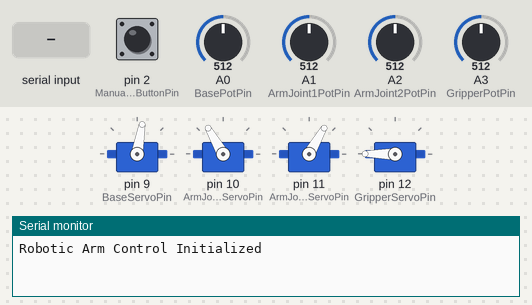
A program run on a simulated Arduino Uno, built with avr-gcc and run on an emulated ATmega328P. On the bench: 4 × servo, the last lines printed to the serial monitor. The test bench sets the inputs (shaded band); at power-on: pin 2 (ManualModeButtonPin) LOW, A0 (BasePotPin) = 512, A1 (ArmJoint1PotPin) = 512, A2 (ArmJoint2PotPin) = 512, A3 (GripperPotPin) = 512.

Above: at 2.2 s.
2.3 s: pin 2 (ManualModeButtonPin) pulled HIGH for 1 s
At 2.45 s:
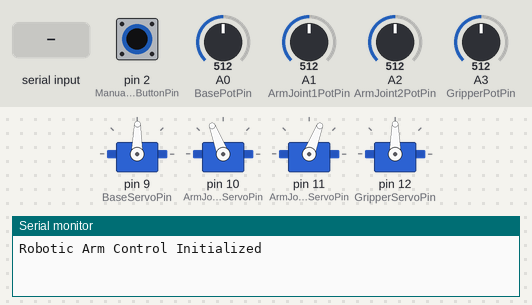
At 3.2 s:
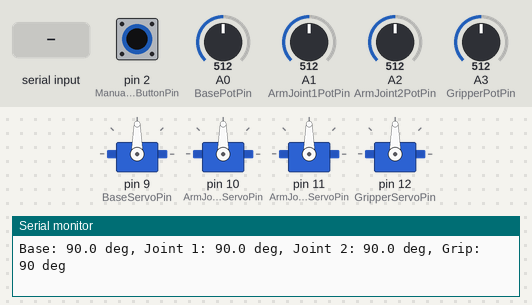
4.8 s: "W" received over Serial
6.3 s: pin 2 (ManualModeButtonPin) pulled HIGH for 3.2 s
At 8.1 s:
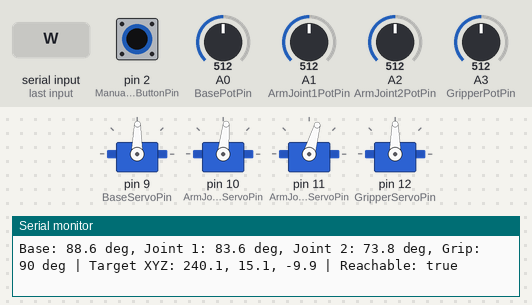
11.0 s: "D" received over Serial
Timing chart, 0 to 13.5 s (numbered marks = the images above; inputs shaded):
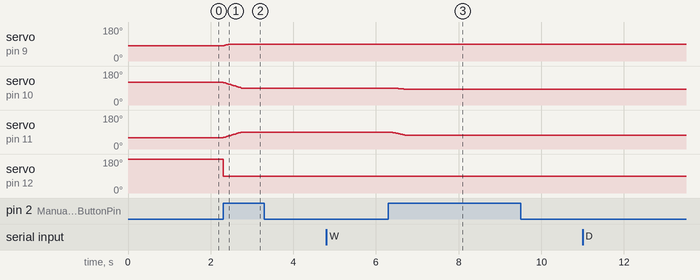

Measured:
- after the input at 2.3 s, servo on pin 9 (BaseServoPin): 80° → 90° at once; servo on pin 10 (ArmJoint1ServoPin): moves from 120° to 90° over 0.44 s, starting at once; servo on pin 11 (ArmJoint2ServoPin): moves from 60° to 90° over 0.44 s, starting at once; servo on pin 12 (GripperServoPin): 180° → 90° at once
- after the input at 6.3 s, servo on pin 9 (BaseServoPin): 90° → 89° after 0.17 s; servo on pin 10 (ArmJoint1ServoPin): 90° → 89° after 0.11 s, → 88° 0.07 s later, → 86° 0.06 s later, → 84° 0.11 s later; servo on pin 11 (ArmJoint2ServoPin): moves from 90° to 74° over 0.33 s, starting after 0.06 s

The program:

main.cpp
```cpp
#include <Arduino.h>
#include <ArmController.h>

/*

***************************************************************************
***************************************************************************
*** Project: Robotic Arm Control for 3MC3 - Motion Control and robotics ***
*** Brought to you by Vic Cuatico, Nahor Debesay, and Parsa Hashemi     ***
***                                                                     ***
*** Hardware Configuration:                                             ***
*** - Base Servo: Pin 9                                                 ***
*** - Arm Joint 1 Servo (Left Servo): Pin 10                            ***
*** - Arm Joint 2 Servo (Right Servo): Pin 11                           ***
*** - Gripper Servo: Pin 12                                             ***
***************************************************************************
***************************************************************************

*/


ArmController Arm;

const int WorldXMin = 120, WorldXMax = 360;
const int WorldYMin = -120, WorldYMax = 150;
const int WorldZMin = -120, WorldZMax = 100;

//Manual mode selection
bool ManualMode = false; // Set to true for manual control, false for automatic control
enum PotentiometerMode { DegreeMode, WorldMode };
PotentiometerMode CurrentPotentiometerMode = DegreeMode;

//Manual control variables
  // Pin assignments
  const int ManualModeButtonPin = 2; // Pin for manual mode button

#if defined(ARDUINO_ARCH_ESP32) //This is when I move to Esp32
  const int BaseServoPin = 18;
  const int ArmJoint1ServoPin = 19;
  const int ArmJoint2ServoPin = 21;
  const int GripperServoPin = 22;
  const int BasePotPin = 32;
  const int ArmJoint1PotPin = 33;
  const int ArmJoint2PotPin = 34;
  const int GripperPotPin = 35;
#else
  const int BaseServoPin = 9; // Pin for base servo
  const int ArmJoint1ServoPin = 10; // Pin for arm joint 1 servo
  const int ArmJoint2ServoPin = 11; // Pin for arm joint 2 servo
  const int GripperServoPin = 12; // Pin for gripper servo

  const int BasePotPin = A0; // Pin for base potentiometer
  const int ArmJoint1PotPin = A1; // Pin for arm joint 1 potentiometer
  const int ArmJoint2PotPin = A2; // Pin for arm joint 2 potentiometer
  const int GripperPotPin = A3; // Pin for gripper potentiometer
#endif

  //manual control functions
  void ManualControl();

  //Automatic control functions
  void AutomaticControl();


void setup()
{
  Serial.begin(9600); // Initialize serial communication for debugging

  Arm.begin(BaseServoPin, ArmJoint1ServoPin, ArmJoint2ServoPin, GripperServoPin);

  //manual control pin modes
  pinMode(BasePotPin, INPUT);
  pinMode(ArmJoint1PotPin, INPUT);
  pinMode(ArmJoint2PotPin, INPUT);
  pinMode(GripperPotPin, INPUT);
  pinMode(ManualModeButtonPin, INPUT);

  Serial.println("Robotic Arm Control Initialized");
  delay(1000); // Wait for a second before starting the loop
}

void loop()
{
  if (Serial.available() > 0) //Future ready for manual control via serial commands in bluetooth or USB serial communication. For now, it will switch between manual and automatic modes based on the received command.
  {
    char command = Serial.read();
    if (command == 'W' || command == 'w')
    {
      CurrentPotentiometerMode = WorldMode;
      Serial.println("World XYZ Mode");
    }
    else if (command == 'D' || command == 'd')
    {
      CurrentPotentiometerMode = DegreeMode;
      Serial.println("Degree Mode");
    }
  }

  ManualMode = digitalRead(ManualModeButtonPin) == HIGH;

  if (ManualMode)
  {
    ManualControl();
  }
  else
  {
    AutomaticControl();
  }

}


void ManualControl()
{
  int GripperPosition = map(analogRead(GripperPotPin), 0, 1023, 0, 180); // Map potentiometer value to servo angle
  Arm.setManualGripperPosition(GripperPosition);
  bool reachable = true;
  float x = 0.0f, y = 0.0f, z = 0.0f;

  if (CurrentPotentiometerMode == WorldMode)
  {
    static float fx = 512, fy = 512, fz = 512;          // smoothed pot readings
    fx += 0.2f * (analogRead(BasePotPin)      - fx);
    fy += 0.2f * (analogRead(ArmJoint1PotPin) - fy);
    fz += 0.2f * (analogRead(ArmJoint2PotPin) - fz);

    x = WorldXMin + (WorldXMax - WorldXMin) * fx / 1023.0f;
    y = WorldYMin + (WorldYMax - WorldYMin) * fy / 1023.0f;
    z = WorldZMin + (WorldZMax - WorldZMin) * fz / 1023.0f;
    reachable = Arm.moveToPosition(x, y, z, ManualModeButtonPin);
  }
  else
  {
    int BasePosition = map(analogRead(BasePotPin), 0, 1023, 0, 180); // Map potentiometer value to servo angle
    int ArmJoint1Position = map(analogRead(ArmJoint1PotPin), 0, 1023, 0, 180); // Map potentiometer value to servo angle
    int ArmJoint2Position = map(analogRead(ArmJoint2PotPin), 0, 1023, 0, 180); // Map potentiometer value to servo angle

    Arm.moveJoints(BasePosition, ArmJoint1Position, ArmJoint2Position, 1, ManualModeButtonPin);
  }

  static unsigned long LastManualStatusTime = 0;
  if (millis() - LastManualStatusTime >= 250)
  {
    Serial.print("Base: ");
    Serial.print(Arm.baseAngle(), 1);
    Serial.print(" deg, Joint 1: ");
    Serial.print(Arm.armJoint1Angle(), 1);
    Serial.print(" deg, Joint 2: ");
    Serial.print(Arm.armJoint2Angle(), 1);
    Serial.print(" deg, Grip: ");
    Serial.print(Arm.gripperAngle());
    Serial.print(" deg");

    if (CurrentPotentiometerMode == WorldMode)
    {
      Serial.print(" | Target XYZ: ");
      Serial.print(x, 1);
      Serial.print(", ");
      Serial.print(y, 1);
      Serial.print(", ");
      Serial.print(z, 1);
      Serial.print(" | Reachable: ");
      if (reachable)
      {
        Serial.println("true");
      }
      else
      {
        Serial.println("false");
      }
    }
    else
    {
      Serial.println();
    }

    LastManualStatusTime = millis();
  }
}

void AutomaticControl()
{
}
```
